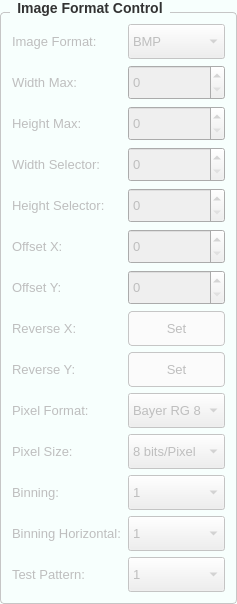
              <widget class="QGroupBox" name="groupBox_Image_format_control">
               <property name="enabled">
                <bool>false</bool>
               </property>
               <property name="font">
                <font>
                 <family>Segoe UI</family>
                 <pointsize>-1</pointsize>
                 <weight>75</weight>
                 <bold>true</bold>
                </font>
               </property>
               <property name="styleSheet">
                <string notr="true">/* Khung chính của GroupBox */
QGroupBox {
    background-color: #F7FFFD; /* Màu nền theo yêu cầu của bạn */
    border: 1px solid #c6c6c6; /* Viền xám mảnh để định hình khối */
    border-radius: 4px;        /* Bo tròn góc 4px đồng bộ với QPushButton */
    margin-top: 12px;          /* Tạo khoảng cách phía trên để nhường chỗ cho chữ tiêu đề */
    font-size: 14px;           /* Kích thước chữ tiêu đề */
    font-weight: bold;         /* Làm đậm chữ tiêu đề */
    color: #333333;            /* Màu chữ tiêu đề */
}

/* Tùy chỉnh vị trí của chữ tiêu đề GroupBox */
QGroupBox::title {
    subcontrol-origin: margin;
    subcontrol-position: top left; /* Đặt tiêu đề ở góc trên bên trái */
    left: 10px;                    /* Đẩy chữ dịch vào trong một chút cho đẹp */
    padding: 0px 5px;              /* Khoảng cách đệm xung quanh chữ */
}
</string>
               </property>
               <property name="title">
                <string>Image Format Control</string>
               </property>
               <layout class="QGridLayout" name="gridLayout">
                <item row="12" column="1">
                 <layout class="QHBoxLayout" name="hlayout_bin">
                  <item>
                   <widget class="QLabel" name="label_25">
                    <property name="minimumSize">
                     <size>
                      <width>110</width>
                      <height>35</height>
                     </size>
                    </property>
                    <property name="font">
                     <font>
                      <family>Segoe UI</family>
                      <pointsize>10</pointsize>
                     </font>
                    </property>
                    <property name="text">
                     <string>Binning:</string>
                    </property>
                   </widget>
                  </item>
                  <item>
                   <widget class="QComboBox" name="comboBox_6">
                    <property name="minimumSize">
                     <size>
                      <width>0</width>
                      <height>35</height>
                     </size>
                    </property>
                    <property name="font">
                     <font>
                      <family>Segoe UI</family>
                      <pointsize>10</pointsize>
                     </font>
                    </property>
                    <item>
                     <property name="text">
                      <string>1</string>
                     </property>
                    </item>
                    <item>
                     <property name="text">
                      <string>2</string>
                     </property>
                    </item>
                    <item>
                     <property name="text">
                      <string>3</string>
                     </property>
                    </item>
                   </widget>
                  </item>
                 </layout>
                </item>
                <item row="14" column="1">
                 <layout class="QHBoxLayout" name="hlayout_testpat">
                  <item>
                   <widget class="QLabel" name="label_27">
                    <property name="minimumSize">
                     <size>
                      <width>110</width>
                      <height>35</height>
                     </size>
                    </property>
                    <property name="font">
                     <font>
                      <family>Segoe UI</family>
                      <pointsize>10</pointsize>
                     </font>
                    </property>
                    <property name="text">
                     <string>Test Pattern:</string>
                    </property>
                   </widget>
                  </item>
                  <item>
                   <widget class="QComboBox" name="comboBox_8">
                    <property name="minimumSize">
                     <size>
                      <width>0</width>
                      <height>35</height>
                     </size>
                    </property>
                    <property name="font">
                     <font>
                      <family>Segoe UI</family>
                      <pointsize>10</pointsize>
                     </font>
                    </property>
                    <item>
                     <property name="text">
                      <string>1</string>
                     </property>
                    </item>
                    <item>
                     <property name="text">
                      <string>2</string>
                     </property>
                    </item>
                    <item>
                     <property name="text">
                      <string>3</string>
                     </property>
                    </item>
                   </widget>
                  </item>
                 </layout>
                </item>
                <item row="7" column="1">
                 <layout class="QHBoxLayout" name="hlayout_offy">
                  <item>
                   <widget class="QLabel" name="label_20">
                    <property name="minimumSize">
                     <size>
                      <width>110</width>
                      <height>35</height>
                     </size>
                    </property>
                    <property name="font">
                     <font>
                      <family>Segoe UI</family>
                      <pointsize>10</pointsize>
                     </font>
                    </property>
                    <property name="text">
                     <string>Offset Y:</string>
                    </property>
                   </widget>
                  </item>
                  <item>
                   <widget class="QSpinBox" name="spinBox_offset_y">
                    <property name="minimumSize">
                     <size>
                      <width>0</width>
                      <height>35</height>
                     </size>
                    </property>
                    <property name="font">
                     <font>
                      <family>Segoe UI</family>
                      <pointsize>10</pointsize>
                     </font>
                    </property>
                    <property name="maximum">
                     <number>10000</number>
                    </property>
                   </widget>
                  </item>
                 </layout>
                </item>
                <item row="9" column="1">
                 <layout class="QHBoxLayout" name="hlayout_revy">
                  <item>
                   <widget class="QLabel" name="label_22">
                    <property name="minimumSize">
                     <size>
                      <width>110</width>
                      <height>35</height>
                     </size>
                    </property>
                    <property name="font">
                     <font>
                      <family>Segoe UI</family>
                      <pointsize>10</pointsize>
                     </font>
                    </property>
                    <property name="text">
                     <string>Reverse Y:</string>
                    </property>
                   </widget>
                  </item>
                  <item>
                   <widget class="QPushButton" name="pushButton_set_reverser_y">
                    <property name="minimumSize">
                     <size>
                      <width>0</width>
                      <height>35</height>
                     </size>
                    </property>
                    <property name="font">
                     <font>
                      <family>Segoe UI</family>
                      <pointsize>10</pointsize>
                     </font>
                    </property>
                    <property name="styleSheet">
                     <string notr="true">QPushButton { background-color:#fbfbfb; border:1px solid #c6c6c6; border-radius:4px; }QPushButton:hover { background-color:#f0f0f0; }</string>
                    </property>
                    <property name="text">
                     <string>Set</string>
                    </property>
                   </widget>
                  </item>
                 </layout>
                </item>
                <item row="13" column="1">
                 <layout class="QHBoxLayout" name="hlayout_binh">
                  <item>
                   <widget class="QLabel" name="label_26">
                    <property name="minimumSize">
                     <size>
                      <width>110</width>
                      <height>35</height>
                     </size>
                    </property>
                    <property name="font">
                     <font>
                      <family>Segoe UI</family>
                      <pointsize>10</pointsize>
                     </font>
                    </property>
                    <property name="text">
                     <string>Binning Horizontal:</string>
                    </property>
                   </widget>
                  </item>
                  <item>
                   <widget class="QComboBox" name="comboBox_7">
                    <property name="minimumSize">
                     <size>
                      <width>0</width>
                      <height>35</height>
                     </size>
                    </property>
                    <property name="font">
                     <font>
                      <family>Segoe UI</family>
                      <pointsize>10</pointsize>
                     </font>
                    </property>
                    <item>
                     <property name="text">
                      <string>1</string>
                     </property>
                    </item>
                    <item>
                     <property name="text">
                      <string>2</string>
                     </property>
                    </item>
                    <item>
                     <property name="text">
                      <string>3</string>
                     </property>
                    </item>
                   </widget>
                  </item>
                 </layout>
                </item>
                <item row="4" column="1">
                 <layout class="QHBoxLayout" name="hlayout_wsel">
                  <item>
                   <widget class="QLabel" name="label_17">
                    <property name="minimumSize">
                     <size>
                      <width>110</width>
                      <height>35</height>
                     </size>
                    </property>
                    <property name="font">
                     <font>
                      <family>Segoe UI</family>
                      <pointsize>10</pointsize>
                     </font>
                    </property>
                    <property name="text">
                     <string>Width Selector:</string>
                    </property>
                   </widget>
                  </item>
                  <item>
                   <widget class="QSpinBox" name="spinBox_width_selector">
                    <property name="minimumSize">
                     <size>
                      <width>0</width>
                      <height>35</height>
                     </size>
                    </property>
                    <property name="font">
                     <font>
                      <family>Segoe UI</family>
                      <pointsize>10</pointsize>
                     </font>
                    </property>
                    <property name="maximum">
                     <number>10000</number>
                    </property>
                   </widget>
                  </item>
                 </layout>
                </item>
                <item row="3" column="1">
                 <layout class="QHBoxLayout" name="hlayout_hmax">
                  <item>
                   <widget class="QLabel" name="label_16">
                    <property name="minimumSize">
                     <size>
                      <width>110</width>
                      <height>35</height>
                     </size>
                    </property>
                    <property name="font">
                     <font>
                      <family>Segoe UI</family>
                      <pointsize>10</pointsize>
                     </font>
                    </property>
                    <property name="text">
                     <string>Height Max:</string>
                    </property>
                   </widget>
                  </item>
                  <item>
                   <widget class="QSpinBox" name="spinBox_default_height">
                    <property name="minimumSize">
                     <size>
                      <width>0</width>
                      <height>35</height>
                     </size>
                    </property>
                    <property name="font">
                     <font>
                      <family>Segoe UI</family>
                      <pointsize>10</pointsize>
                     </font>
                    </property>
                    <property name="maximum">
                     <number>10000</number>
                    </property>
                   </widget>
                  </item>
                 </layout>
                </item>
                <item row="11" column="1">
                 <layout class="QHBoxLayout" name="hlayout_pixsize">
                  <item>
                   <widget class="QLabel" name="label_24">
                    <property name="minimumSize">
                     <size>
                      <width>110</width>
                      <height>35</height>
                     </size>
                    </property>
                    <property name="font">
                     <font>
                      <family>Segoe UI</family>
                      <pointsize>10</pointsize>
                     </font>
                    </property>
                    <property name="text">
                     <string>Pixel Size:</string>
                    </property>
                   </widget>
                  </item>
                  <item>
                   <widget class="QComboBox" name="comboBox_5">
                    <property name="minimumSize">
                     <size>
                      <width>0</width>
                      <height>35</height>
                     </size>
                    </property>
                    <property name="font">
                     <font>
                      <family>Segoe UI</family>
                      <pointsize>10</pointsize>
                     </font>
                    </property>
                    <item>
                     <property name="text">
                      <string>8 bits/Pixel</string>
                     </property>
                    </item>
                   </widget>
                  </item>
                 </layout>
                </item>
                <item row="5" column="1">
                 <layout class="QHBoxLayout" name="hlayout_hsel">
                  <item>
                   <widget class="QLabel" name="label_18">
                    <property name="minimumSize">
                     <size>
                      <width>110</width>
                      <height>35</height>
                     </size>
                    </property>
                    <property name="font">
                     <font>
                      <family>Segoe UI</family>
                      <pointsize>10</pointsize>
                     </font>
                    </property>
                    <property name="text">
                     <string>Height Selector:</string>
                    </property>
                   </widget>
                  </item>
                  <item>
                   <widget class="QSpinBox" name="spinBox_height_selector">
                    <property name="minimumSize">
                     <size>
                      <width>0</width>
                      <height>35</height>
                     </size>
                    </property>
                    <property name="font">
                     <font>
                      <family>Segoe UI</family>
                      <pointsize>10</pointsize>
                     </font>
                    </property>
                    <property name="maximum">
                     <number>10000</number>
                    </property>
                   </widget>
                  </item>
                 </layout>
                </item>
                <item row="8" column="1">
                 <layout class="QHBoxLayout" name="hlayout_revx">
                  <item>
                   <widget class="QLabel" name="label_21">
                    <property name="minimumSize">
                     <size>
                      <width>110</width>
                      <height>35</height>
                     </size>
                    </property>
                    <property name="font">
                     <font>
                      <family>Segoe UI</family>
                      <pointsize>10</pointsize>
                     </font>
                    </property>
                    <property name="text">
                     <string>Reverse X:</string>
                    </property>
                   </widget>
                  </item>
                  <item>
                   <widget class="QPushButton" name="pushButton_set_reverse_x">
                    <property name="minimumSize">
                     <size>
                      <width>0</width>
                      <height>35</height>
                     </size>
                    </property>
                    <property name="font">
                     <font>
                      <family>Segoe UI</family>
                      <pointsize>10</pointsize>
                     </font>
                    </property>
                    <property name="styleSheet">
                     <string notr="true">QPushButton { background-color:#fbfbfb; border:1px solid #c6c6c6; border-radius:4px; }QPushButton:hover { background-color:#f0f0f0; }</string>
                    </property>
                    <property name="text">
                     <string>Set</string>
                    </property>
                   </widget>
                  </item>
                 </layout>
                </item>
                <item row="10" column="1">
                 <layout class="QHBoxLayout" name="hlayout_pixfmt">
                  <item>
                   <widget class="QLabel" name="label_23">
                    <property name="minimumSize">
                     <size>
                      <width>110</width>
                      <height>35</height>
                     </size>
                    </property>
                    <property name="font">
                     <font>
                      <family>Segoe UI</family>
                      <pointsize>10</pointsize>
                     </font>
                    </property>
                    <property name="text">
                     <string>Pixel Format:</string>
                    </property>
                   </widget>
                  </item>
                  <item>
                   <widget class="QComboBox" name="comboBox_4">
                    <property name="minimumSize">
                     <size>
                      <width>0</width>
                      <height>35</height>
                     </size>
                    </property>
                    <property name="font">
                     <font>
                      <family>Segoe UI</family>
                      <pointsize>10</pointsize>
                     </font>
                    </property>
                    <item>
                     <property name="text">
                      <string>Bayer RG 8</string>
                     </property>
                    </item>
                   </widget>
                  </item>
                 </layout>
                </item>
                <item row="6" column="1">
                 <layout class="QHBoxLayout" name="hlayout_offx">
                  <item>
                   <widget class="QLabel" name="label_19">
                    <property name="minimumSize">
                     <size>
                      <width>110</width>
                      <height>35</height>
                     </size>
                    </property>
                    <property name="font">
                     <font>
                      <family>Segoe UI</family>
                      <pointsize>10</pointsize>
                     </font>
                    </property>
                    <property name="text">
                     <string>Offset X:</string>
                    </property>
                   </widget>
                  </item>
                  <item>
                   <widget class="QSpinBox" name="spinBox_offset_x">
                    <property name="minimumSize">
                     <size>
                      <width>0</width>
                      <height>35</height>
                     </size>
                    </property>
                    <property name="font">
                     <font>
                      <family>Segoe UI</family>
                      <pointsize>10</pointsize>
                     </font>
                    </property>
                    <property name="maximum">
                     <number>10000</number>
                    </property>
                   </widget>
                  </item>
                 </layout>
                </item>
                <item row="2" column="1">
                 <layout class="QHBoxLayout" name="hlayout_wmax">
                  <item>
                   <widget class="QLabel" name="label_default_width">
                    <property name="minimumSize">
                     <size>
                      <width>110</width>
                      <height>35</height>
                     </size>
                    </property>
                    <property name="font">
                     <font>
                      <family>Segoe UI</family>
                      <pointsize>10</pointsize>
                     </font>
                    </property>
                    <property name="text">
                     <string>Width Max:</string>
                    </property>
                   </widget>
                  </item>
                  <item>
                   <widget class="QSpinBox" name="spinBox_default_width">
                    <property name="minimumSize">
                     <size>
                      <width>0</width>
                      <height>35</height>
                     </size>
                    </property>
                    <property name="font">
                     <font>
                      <family>Segoe UI</family>
                      <pointsize>10</pointsize>
                     </font>
                    </property>
                    <property name="maximum">
                     <number>10000</number>
                    </property>
                   </widget>
                  </item>
                 </layout>
                </item>
                <item row="1" column="1">
                 <layout class="QHBoxLayout" name="horizontalLayout_3">
                  <item>
                   <widget class="QLabel" name="label_41">
                    <property name="minimumSize">
                     <size>
                      <width>110</width>
                      <height>35</height>
                     </size>
                    </property>
                    <property name="font">
                     <font>
                      <family>Segoe UI</family>
                      <pointsize>10</pointsize>
                     </font>
                    </property>
                    <property name="text">
                     <string>Image Format:</string>
                    </property>
                   </widget>
                  </item>
                  <item>
                   <widget class="QComboBox" name="comboBox_image_format">
                    <property name="minimumSize">
                     <size>
                      <width>0</width>
                      <height>35</height>
                     </size>
                    </property>
                    <property name="font">
                     <font>
                      <family>Segoe UI</family>
                      <pointsize>10</pointsize>
                     </font>
                    </property>
                    <item>
                     <property name="text">
                      <string>BMP</string>
                     </property>
                    </item>
                    <item>
                     <property name="text">
                      <string>RAW</string>
                     </property>
                    </item>
                    <item>
                     <property name="text">
                      <string>JPG</string>
                     </property>
                    </item>
                    <item>
                     <property name="text">
                      <string>PNG</string>
                     </property>
                    </item>
                    <item>
                     <property name="text">
                      <string>TIFF</string>
                     </property>
                    </item>
                   </widget>
                  </item>
                 </layout>
                </item>
               </layout>
              </widget>
